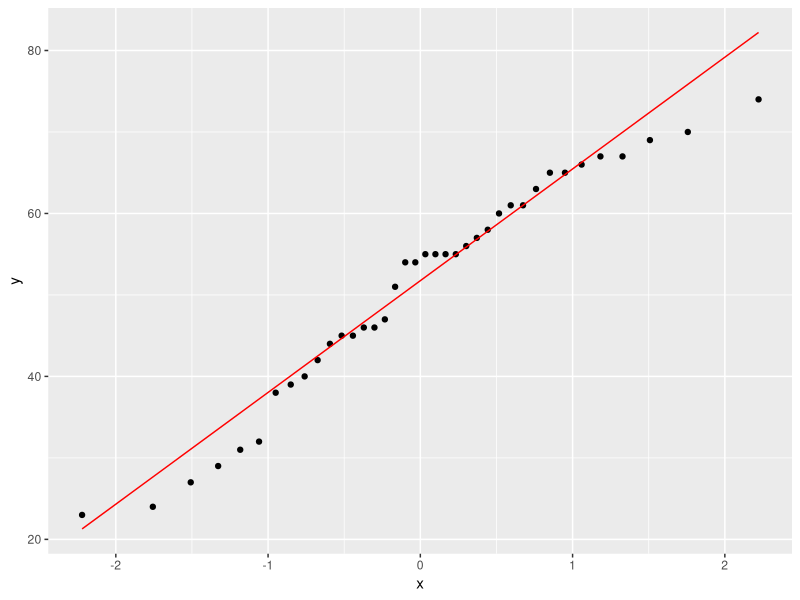

Write R code to recreate this figure. (Note: this script raises an error after producing the figure.)
## ---- chunk 1
library(tidyverse); library(knitr); library(ggplot2); library(kableExtra); library(readxl); library(dplyr); library(flextable); library(pbkrtest); library(broom)
Resultatskjema <- read_excel("Data/Resultatskjema.xlsx", na = "NA")
view(Resultatskjema)
  
# Undersøker eventuelle forskjeller ved pre i alle variabler t-test og lm
pre.diff <- Resultatskjema %>%
  # velger relevante variabler
  select(id, group, time, sex, age, total_mass, height, weight, bmi, fat_mass, lean_mass, sys, dia, wc, handgrip, vo2max_ml_min_kg_6x5, vat_mass, vat_volume, `s-glukose`, `s-triglyserider`, `s-hdl`, `s-ldl`, pwv, `1rm_newton`, phys_act, phys_act_min) %>% 
  # filtrerer verdier fra pretest
  filter(time == "pre") %>%
  print()

# alder
# sjekker først normalfordeling
ggplot(pre.diff, aes(sample = age)) + stat_qq() + stat_qq_line(col = "red")
lm.age <- lm(age ~ group, data = pre.diff)
summary(lm.age)
confint(lm.age)

t.test(age ~ group, data = pre.diff, paired = FALSE)
t.test(age ~ group, data = pre.diff, var.equal = TRUE)

lm.age.co <- lm(age ~ group + sex, data = pre.diff)
summary(lm.age.co)

# aktivitetsnivå
ggplot(pre.diff, aes(sample = phys_act)) + stat_qq() + stat_qq_line(col = "red")

lm.act <- lm(phys_act ~ group, data = pre.diff)
summary(lm.act)
confint(lm.act)

t.test(phys_act ~ group, data = pre.diff, paired = FALSE)

# aktivitetsnivå min/uke
ggplot(pre.diff, aes(sample = phys_act_min)) + stat_qq() + stat_qq_line(col = "red")

lm.actmin <- lm(phys_act_min ~ group, data = pre.diff)
summary(lm.actmin)
confint(lm.actmin)

t.test(phys_act_min ~ group, data = pre.diff, paired = FALSE)

# høyde
ggplot(pre.diff, aes(sample = height)) + stat_qq() + stat_qq_line(col = "red")
lm.height <- lm(height ~ group, data = pre.diff)
summary(lm.height)
confint(lm.height)

lm.height.co <- lm(height ~ group + sex, data = pre.diff)
summary(lm.height.co)

t.test(height ~ group, data = pre.diff, paired = FALSE)

# vekt
t.test(weight ~ group, data = pre.diff, paired = FALSE)

ggplot(pre.diff, aes(sample = total_mass)) + stat_qq() + stat_qq_line(col = "red")
lm.mass <- lm(total_mass ~ group, data = pre.diff)
summary(lm.mass)
confint(lm.mass)

lm.mass.co <- lm(total_mass ~ group + sex, data = pre.diff)
summary(lm.mass.co)

t.test(total_mass ~ group, data = pre.diff, paired = FALSE)

# bmi
# bmi er signifikant forskjellig mellom gruppene
ggplot(pre.diff, aes(sample = bmi)) + stat_qq() + stat_qq_line(col = "red")
lm.bmi <- lm(bmi ~ group, data = pre.diff)
summary(lm.bmi)
confint(lm.bmi)
var.test(bmi ~ group, data = pre.diff)
t.test(bmi ~ group, var.equal = TRUE, data = pre.diff)
t.test(bmi ~ group, data = pre.diff)

lm.bmi.co <- lm(bmi ~ group + sex, data = pre.diff)
summary(lm.bmi.co)

t.test(bmi ~ group, data = pre.diff, paired = FALSE)

# fettmasse
# fettmasse er signifikant forskjellig mellom gruppene
ggplot(pre.diff, aes(sample = fat_mass)) + stat_qq() + stat_qq_line(col = "red")
lm.fat <- lm(fat_mass ~ group, data = pre.diff)
summary(lm.fat)
confint(lm.fat)

lm.fat.co <- lm(fat_mass ~ group + sex, data = pre.diff)
summary(lm.fat.co)

t.test(fat_mass ~ group, data = pre.diff, paired = FALSE)

# lean mass
ggplot(pre.diff, aes(sample = lean_mass)) + stat_qq() + stat_qq_line(col = "red")
lm.lean <- lm(lean_mass ~ group, data = pre.diff)
summary(lm.lean)
confint(lm.lean)

t.test(lean_mass ~ group, data = pre.diff, paired = FALSE)

lm.lean.co <- lm(lean_mass ~ group + sex, data = pre.diff)
summary(lm.lean.co)

# systolisk blodtrykk
ggplot(pre.diff, aes(sample = sys)) + stat_qq() + stat_qq_line(col = "red")
lm.sys <- lm(sys ~ group, data = pre.diff)
summary(lm.sys)
confint(lm.sys)

lm.sys.co <- lm(sys ~ group + sex, data = pre.diff)
summary(lm.sys.co)

t.test(sys ~ group, data = pre.diff, paired = FALSE)

# diastolisk blodtrykk
ggplot(pre.diff, aes(sample = dia)) + stat_qq() + stat_qq_line(col = "red")
lm.dia <- lm(dia ~ group, data = pre.diff)
summary(lm.dia)
confint(lm.dia)

lm.dia.co <- lm(dia ~ group + sex, data = pre.diff)
summary(lm.dia.co)

t.test(dia ~ group, data = pre.diff, paired = FALSE)

# midjeomkrets 
ggplot(pre.diff, aes(sample = wc)) + stat_qq() + stat_qq_line(col = "red")
lm.wc <- lm(wc ~ group, data = pre.diff)
summary(lm.wc)
confint(lm.wc)

# wc signifikant foskjellig
lm.wc.co <- lm(wc ~ group + sex, data = pre.diff)
summary(lm.wc.co)

t.test(wc ~ group, data = pre.diff, paired = FALSE)

# handgrip
ggplot(pre.diff, aes(sample = handgrip)) + stat_qq() + stat_qq_line(col = "red")
lm.hg <- lm(handgrip ~ group, data = pre.diff)
summary(lm.hg)

lm.hg.co <- lm(handgrip ~ group + sex, data = pre.diff)
summary(lm.hg.co)

t.test(handgrip ~ group, data = pre.diff, paired = FALSE)

# oksygenopptak
ggplot(pre.diff, aes(sample = vo2max_ml_min_kg)) + stat_qq() + stat_qq_line(col = "red")
lm.vo2 <- lm(vo2max_ml_min_kg ~ group, data = pre.diff)
summary(lm.vo2)

t.test(vo2max_ml_min_kg_6x5 ~ group, data = pre.diff, paired = FALSE)

lm.vo2.co <- lm(vo2max_ml_min_kg ~ group + sex, data = pre.diff)
summary(lm.vo2.co)

# visceralt fett
ggplot(pre.diff, aes(sample = vat_mass)) + stat_qq() + stat_qq_line(col = "red")
lm.vat <- lm(vat_mass ~ group, data = pre.diff)
summary(lm.vat)

t.test(vat_mass ~ group, data = pre.diff, paired = FALSE)

lm.vat.co <- lm(vat_mass ~ group + sex, data = pre.diff)
summary(lm.vat.co)

ggplot(pre.diff, aes(sample = vat_volume)) + stat_qq() + stat_qq_line(col = "red")
lm.vatv <- lm(vat_volume ~ group, data = pre.diff)
summary(lm.vatv)

# glukose
# fjerner fp som hadde 10 i glukose 
gluk <- pre.diff %>%
  filter(id != "tr031 10541") %>%
  print()

# sjekker forskjeller både med og uten fp med ekstremverdi  
ggplot(gluk, aes(sample = `s-glukose`)) + stat_qq() + stat_qq_line(col = "red")
lm.gluk <- lm(`s-glukose` ~ group, data = gluk)
summary(lm.gluk)

t.test(`s-glukose` ~ group, data = pre.diff, paired = FALSE)

ggplot(pre.diff, aes(sample = `s-glukose`)) + stat_qq() + stat_qq_line(col = "red")
lm.gluk.med <- lm(`s-glukose` ~ group, data = pre.diff)
summary(lm.gluk.med)

lm.gluk.med.co <- lm(`s-glukose` ~ group + sex, data = pre.diff)
summary(lm.gluk.med.co)

# trilgryserider
ggplot(pre.diff, aes(sample = `s-triglyserider`)) + stat_qq() + stat_qq_line(col = "red")
lm.trigl <- lm(`s-triglyserider` ~ group, data = pre.diff)
summary(lm.trigl)

lm.trigl.co <- lm(`s-triglyserider` ~ group + sex, data = pre.diff)
summary(lm.trigl.co)

t.test(`s-triglyserider` ~ group, data = pre.diff, paired = FALSE)

# fjerner 3xfp med ekstreme verdier i triglyserider
trigl <- pre.diff %>%
  filter(id != "tr031 11159") %>%
  filter(id != "tr031 14662") %>%
  filter(id != "tr031 11887") %>%
  print()

# sjekker forskjeller uten 3xfp
ggplot(trigl, aes(sample = `s-triglyserider`)) + stat_qq() + stat_qq_line(col = "red")
lm.trigl.uten <- lm(`s-triglyserider` ~ group, data = trigl)
summary(lm.trigl.uten)

# hdl
ggplot(pre.diff, aes(sample = `s-hdl`)) + stat_qq() + stat_qq_line(col = "red")
lm.hdl <- lm(`s-hdl` ~ group, data = pre.diff)
summary(lm.hdl)

t.test(`s-hdl` ~ group, data = pre.diff, paired = FALSE)

lm.hdl.co <- lm(`s-hdl` ~ group + sex, data = pre.diff)
summary(lm.hdl.co)

# fjerner fp med ekstreme verdier i hdl
hdl <- pre.diff %>%
  filter(id != "tr031 005") %>%
  print()

ggplot(hdl, aes(sample = `s-hdl`)) + stat_qq() + stat_qq_line(col = "red")
lm.hdl.uten <- lm(`s-hdl` ~ group, data = hdl)
summary(lm.hdl.uten)

# ldl
ggplot(pre.diff, aes(sample = `s-ldl`)) + stat_qq() + stat_qq_line(col = "red")
lm.ldl <- lm(`s-ldl` ~ group, data = pre.diff)
summary(lm.ldl)

ggplot(pre.diff, aes(sample = `s-ldl`)) + stat_qq() + stat_qq_line(col = "red")
lm.ldl.co <- lm(`s-ldl` ~ group + sex, data = pre.diff)
summary(lm.ldl.co)

# fjerner fp med ekstreme verdier i ldl
ldl <- pre.diff %>%
  filter(id != "tr031 001") %>%
  filter(id != "tr031 10541") %>%
  filter(id != "tr031 015") %>%
  print()

t.test(`s-ldl` ~ group, data = pre.diff, paired = FALSE)

ggplot(ldl, aes(sample = `s-ldl`)) + stat_qq() + stat_qq_line(col = "red")
lm.ldl.uten <- lm(`s-ldl` ~ group, data = ldl)
summary(lm.ldl.uten)

# pwv
ggplot(pre.diff, aes(sample = pwv)) + stat_qq() + stat_qq_line(col = "red")
lm.pwv <- lm(pwv ~ group, data = pre.diff)
summary(lm.pwv)

ggplot(pre.diff, aes(sample = pwv)) + stat_qq() + stat_qq_line(col = "red")
lm.pwv.co <- lm(pwv ~ group + sex, data = pre.diff)
summary(lm.pwv.co)

t.test(pwv ~ group, data = pre.diff, paired = FALSE)

# benstyrke
ggplot(pre.diff, aes(sample = strength_leg)) + stat_qq() + stat_qq_line(col = "red")
lm.strength_leg <- lm(strength_leg ~ group, data = pre.diff)
summary(lm.strength_leg)

lm.strength_leg.co <- lm(strength_leg ~ group + sex, data = pre.diff)
summary(lm.strength_leg.co)

t.test(`1rm_newton` ~ group, data = pre.diff, paired = FALSE)

# sjekker p.verdi mellom kvinner i pre-verdier for alle variabler
pre.diff.women <- Resultatskjema %>%
  # velger relevante variabler
  select(id, group, time, sex, age, height, weight, total_mass, bmi, fat_mass, lean_mass, sys, dia, wc, handgrip, vo2max_ml_min_kg_6x5, vat_mass, vat_volume, `s-glukose`, `s-triglyserider`, `s-hdl`, `s-ldl`, pwv, `1rm_newton`, phys_act, phys_act_min) %>% 
  # filtrerer verdier fra pretest
  filter(time == "pre") %>%
  filter(sex == "1") %>%
  # grupperer etter gruppe 
  print()

ggplot(pre.diff.women, aes(sample = age)) + stat_qq() + stat_qq_line(col = "red")
lm.age.w <- lm(age ~ group, data = pre.diff.women)
summary(lm.age.w)

t.test(age ~ group, data = pre.diff.women, paired = FALSE)

t.test(phys_act ~ group, data = pre.diff.women, paired = FALSE)
t.test(phys_act_min ~ group, data = pre.diff.women, paired = FALSE)

ggplot(pre.diff.women, aes(sample = height)) + stat_qq() + stat_qq_line(col = "red")
lm.height.w <- lm(height ~ group, data = pre.diff.women)
summary(lm.height.w)

ggplot(pre.diff.women, aes(sample = total_mass)) + stat_qq() + stat_qq_line(col = "red")
lm.mass.w <- lm(total_mass ~ group, data = pre.diff.women)
summary(lm.mass.w)

ggplot(pre.diff.women, aes(sample = bmi)) + stat_qq() + stat_qq_line(col = "red")
lm.bmi.w <- lm(bmi ~ group, data = pre.diff.women)
summary(lm.bmi.w)

# t-test kvinner for alle variabler
t.test(height ~ group, data = pre.diff.women, paired = FALSE)
t.test(weight ~ group, data = pre.diff.women, paired = FALSE)
t.test(bmi ~ group, data = pre.diff.women, paired = FALSE)
t.test(fat_mass ~ group, data = pre.diff.women, paired = FALSE)
t.test(lean_mass ~ group, data = pre.diff.women, paired = FALSE)
t.test(sys ~ group, data = pre.diff.women, paired = FALSE)
t.test(dia ~ group, data = pre.diff.women, paired = FALSE)
t.test(wc ~ group, data = pre.diff.women, paired = FALSE)
t.test(handgrip ~ group, data = pre.diff.women, paired = FALSE)
t.test(vo2max_ml_min_kg_6x5 ~ group, data = pre.diff.women, paired = FALSE)
t.test(vat_mass ~ group, data = pre.diff.women, paired = FALSE)
t.test(`s-glukose` ~ group, data = pre.diff.women, paired = FALSE)
t.test(`s-triglyserider` ~ group, data = pre.diff.women, paired = FALSE)
t.test(`s-hdl` ~ group, data = pre.diff.women, paired = FALSE)
t.test(`s-ldl` ~ group, data = pre.diff.women, paired = FALSE)
t.test(pwv ~ group, data = pre.diff.women, paired = FALSE)
t.test(`1rm_newton` ~ group, data = pre.diff.women, paired = FALSE)

# sjekk av normalfordeling
ggplot(pre.diff.women, aes(sample = fat_mass)) + stat_qq() + stat_qq_line(col = "red")
lm.fat.w <- lm(fat_mass ~ group, data = pre.diff.women)
summary(lm.fat.w)

ggplot(pre.diff.women, aes(sample = lean_mass)) + stat_qq() + stat_qq_line(col = "red")
lm.lean.w <- lm(lean_mass ~ group, data = pre.diff.women)
summary(lm.lean.w)

ggplot(pre.diff.women, aes(sample = sys)) + stat_qq() + stat_qq_line(col = "red")
lm.sys.w <- lm(sys ~ group, data = pre.diff.women)
summary(lm.sys.w)

ggplot(pre.diff.women, aes(sample = dia)) + stat_qq() + stat_qq_line(col = "red")
lm.dia.w <- lm(dia ~ group, data = pre.diff.women)
summary(lm.dia.w)

ggplot(pre.diff.women, aes(sample = wc)) + stat_qq() + stat_qq_line(col = "red")
lm.wc.w <- lm(wc ~ group, data = pre.diff.women)
summary(lm.wc.w)

ggplot(pre.diff.women, aes(sample = handgrip)) + stat_qq() + stat_qq_line(col = "red")
lm.hg.w <- lm(handgrip ~ group, data = pre.diff.women)
summary(lm.hg.w)

ggplot(pre.diff.women, aes(sample = vo2max_ml_min_kg)) + stat_qq() + stat_qq_line(col = "red")
lm.vo2.w <- lm(vo2max_ml_min_kg ~ group, data = pre.diff.women)
summary(lm.vo2.w)

ggplot(pre.diff.women, aes(sample = vat_mass)) + stat_qq() + stat_qq_line(col = "red")
lm.vat.w <- lm(vat_mass ~ group, data = pre.diff.women)
summary(lm.vat.w)

ggplot(pre.diff.women, aes(sample = `s-glukose`)) + stat_qq() + stat_qq_line(col = "red")
lm.gluk.w <- lm(`s-glukose` ~ group, data = pre.diff.women)
summary(lm.gluk.w)

ggplot(pre.diff.women, aes(sample = `s-triglyserider`)) + stat_qq() + stat_qq_line(col = "red")
lm.trigl.w <- lm(`s-triglyserider` ~ group, data = pre.diff.women)
summary(lm.trigl.w)

ggplot(pre.diff.women, aes(sample = `s-hdl`)) + stat_qq() + stat_qq_line(col = "red")
lm.hdl.w <- lm(`s-hdl` ~ group, data = pre.diff.women)
summary(lm.hdl.w)

ggplot(pre.diff.women, aes(sample = `s-ldl`)) + stat_qq() + stat_qq_line(col = "red")
lm.ldl.w <- lm(`s-ldl` ~ group, data = pre.diff.women)
summary(lm.ldl.w)

ggplot(pre.diff.women, aes(sample = pwv)) + stat_qq() + stat_qq_line(col = "red")
lm.pwv.w <- lm(pwv ~ group, data = pre.diff.women)
summary(lm.pwv.w)

ggplot(pre.diff.women, aes(sample = strength_leg)) + stat_qq() + stat_qq_line(col = "red")
lm.strength_leg.w <- lm(strength_leg ~ group, data = pre.diff.women)
summary(lm.strength_leg.w)


# sjekker p.verdi mellom menn i pre-verdier
pre.diff.men <- Resultatskjema %>%
  # velger relevante variabler
  select(id, group, time, sex, age, height, weight, total_mass, bmi, fat_mass, lean_mass, sys, dia, wc, handgrip, vo2max_ml_min_kg_6x5, vat_mass, vat_volume, `s-glukose`, `s-triglyserider`, `s-hdl`, `s-ldl`, pwv, `1rm_newton`, phys_act, phys_act_min) %>% 
  # filtrerer verdier fra pretest
  filter(time == "pre") %>%
  filter(sex == "2") %>%
  print()

# t-test av alle variabler hos menn
t.test(phys_act_min ~ group, data = pre.diff.men, paired = FALSE)
t.test(age ~ group, data = pre.diff.men, paired = FALSE)
t.test(height ~ group, data = pre.diff.men, paired = FALSE)
t.test(weight ~ group, data = pre.diff.men, paired = FALSE)
t.test(bmi ~ group, data = pre.diff.men, paired = FALSE)
t.test(fat_mass ~ group, data = pre.diff.men, paired = FALSE)
t.test(lean_mass ~ group, data = pre.diff.men, paired = FALSE)
t.test(sys ~ group, data = pre.diff.men, paired = FALSE)
t.test(dia ~ group, data = pre.diff.men, paired = FALSE)
t.test(wc ~ group, data = pre.diff.men, paired = FALSE)
t.test(handgrip ~ group, data = pre.diff.men, paired = FALSE)
t.test(vo2max_ml_min_kg_6x5 ~ group, data = pre.diff.men, paired = FALSE)
t.test(vat_mass ~ group, data = pre.diff.men, paired = FALSE)
t.test(`s-glukose` ~ group, data = pre.diff.men, paired = FALSE)
t.test(`s-triglyserider` ~ group, data = pre.diff.men, paired = FALSE)
t.test(`s-hdl` ~ group, data = pre.diff.men, paired = FALSE)
t.test(`s-ldl` ~ group, data = pre.diff.men, paired = FALSE)
t.test(pwv ~ group, data = pre.diff.men, paired = FALSE)
t.test(`1rm_newton` ~ group, data = pre.diff.men, paired = FALSE)
t.test(phys_act ~ group, data = pre.diff.men, paired = FALSE)

# sjekker normalfordeling
ggplot(pre.diff.men, aes(sample = age)) + stat_qq() + stat_qq_line(col = "red")
lm.age.m <- lm(age ~ group, data = pre.diff.men)
summary(lm.age.m)

ggplot(pre.diff.men, aes(sample = height)) + stat_qq() + stat_qq_line(col = "red")
lm.height.m <- lm(height ~ group, data = pre.diff.men)
summary(lm.height.m)

# filtrerer ut ekstremverdi
pre.diff.men.eks <- pre.diff.men %>%
  filter(id != "tr031 004")

ggplot(pre.diff.men, aes(sample = total_mass)) + stat_qq() + stat_qq_line(col = "red")
lm.mass.m <- lm(total_mass ~ group, data = pre.diff.men)
summary(lm.mass.m)

ggplot(pre.diff.men.eks, aes(sample = total_mass)) + stat_qq() + stat_qq_line(col = "red")
lm.mass.m2 <- lm(total_mass ~ group, data = pre.diff.men.eks)
summary(lm.mass.m2)

ggplot(pre.diff.men, aes(sample = bmi)) + stat_qq() + stat_qq_line(col = "red")
lm.bmi.m <- lm(bmi ~ group, data = pre.diff.men)
summary(lm.bmi.m)

ggplot(pre.diff.men.eks, aes(sample = bmi)) + stat_qq() + stat_qq_line(col = "red")
lm.bmi.m2 <- lm(bmi ~ group, data = pre.diff.men.eks)
summary(lm.bmi.m2)

ggplot(pre.diff.men, aes(sample = fat_mass)) + stat_qq() + stat_qq_line(col = "red")
lm.fat.m <- lm(fat_mass ~ group, data = pre.diff.men)
summary(lm.fat.m)

ggplot(pre.diff.men.eks, aes(sample = fat_mass)) + stat_qq() + stat_qq_line(col = "red")
lm.fat.m2 <- lm(fat_mass ~ group, data = pre.diff.men.eks)
summary(lm.fat.m2)

ggplot(pre.diff.men, aes(sample = lean_mass)) + stat_qq() + stat_qq_line(col = "red")
lm.lean.m <- lm(lean_mass ~ group, data = pre.diff.men)
summary(lm.lean.m)

ggplot(pre.diff.men, aes(sample = sys)) + stat_qq() + stat_qq_line(col = "red")
lm.sys.m <- lm(sys ~ group, data = pre.diff.men)
summary(lm.sys.m)

ggplot(pre.diff.men, aes(sample = dia)) + stat_qq() + stat_qq_line(col = "red")
lm.dia.m <- lm(dia ~ group, data = pre.diff.men)
summary(lm.dia.m)

ggplot(pre.diff.men, aes(sample = wc)) + stat_qq() + stat_qq_line(col = "red")
lm.wc.m <- lm(wc ~ group, data = pre.diff.men)
summary(lm.wc.m)

# sjekker uten ekstremverdi

ggplot(pre.diff.men.eks, aes(sample = wc)) + stat_qq() + stat_qq_line(col = "red")
lm.wc.m2 <- lm(wc ~ group, data = pre.diff.men.eks)
summary(lm.wc.m2)

ggplot(pre.diff.men, aes(sample = handgrip)) + stat_qq() + stat_qq_line(col = "red")
lm.hg.m <- lm(handgrip ~ group, data = pre.diff.men)
summary(lm.hg.m)

ggplot(pre.diff.men, aes(sample = vo2max_ml_min_kg)) + stat_qq() + stat_qq_line(col = "red")
lm.vo2.m <- lm(vo2max_ml_min_kg ~ group, data = pre.diff.men)
summary(lm.vo2.m)

ggplot(pre.diff.men, aes(sample = vat_mass)) + stat_qq() + stat_qq_line(col = "red")
lm.vat.m <- lm(vat_mass ~ group, data = pre.diff.men)
summary(lm.vat.m)

ggplot(pre.diff.men, aes(sample = `s-glukose`)) + stat_qq() + stat_qq_line(col = "red")
lm.gluk.m <- lm(`s-glukose` ~ group, data = pre.diff.men)
summary(lm.gluk.m)

# sjekker uten ekstremverdi
pre.diff.men.eks2 <- pre.diff.men %>%
  filter(id != "tr031 009")

ggplot(pre.diff.men.eks2, aes(sample = `s-glukose`)) + stat_qq() + stat_qq_line(col = "red")
lm.gluk.m2 <- lm(`s-glukose` ~ group, data = pre.diff.men.eks2)
summary(lm.gluk.m2)

ggplot(pre.diff.men, aes(sample = `s-triglyserider`)) + stat_qq() + stat_qq_line(col = "red")
lm.trigl.m <- lm(`s-triglyserider` ~ group, data = pre.diff.men)
summary(lm.trigl.m)

ggplot(pre.diff.men, aes(sample = `s-hdl`)) + stat_qq() + stat_qq_line(col = "red")
lm.hdl.m <- lm(`s-hdl` ~ group, data = pre.diff.men)
summary(lm.hdl.m)

ggplot(pre.diff.men, aes(sample = `s-ldl`)) + stat_qq() + stat_qq_line(col = "red")
lm.ldl.m <- lm(`s-ldl` ~ group, data = pre.diff.men)
summary(lm.ldl.m)

ggplot(pre.diff.men, aes(sample = pwv)) + stat_qq() + stat_qq_line(col = "red")
lm.pwv.m <- lm(pwv ~ group, data = pre.diff.men)
summary(lm.pwv.m)

ggplot(pre.diff.men, aes(sample = strength_leg)) + stat_qq() + stat_qq_line(col = "red")
lm.strength_leg.m <- lm(strength_leg ~ group, data = pre.diff.men)
summary(lm.strength_leg.m)
